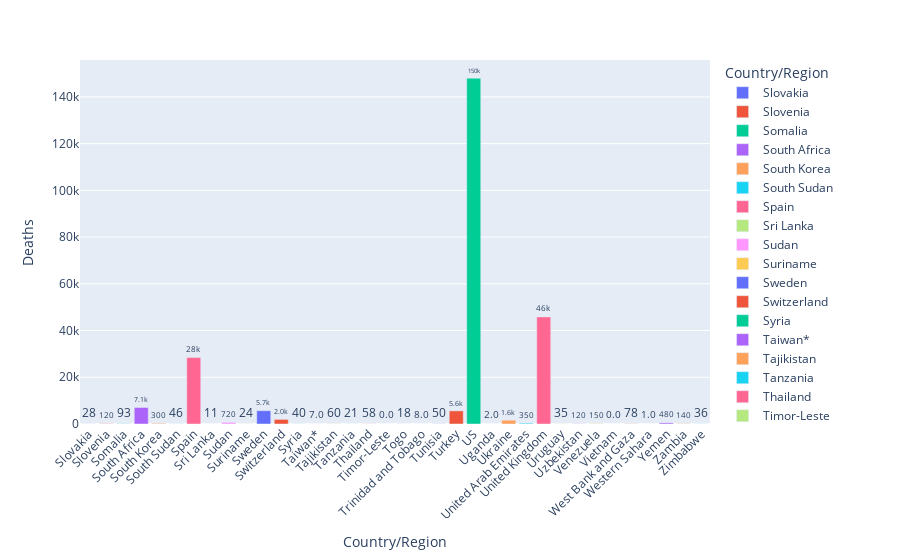

Write notebook code for a chart like this one.
### Markdown cell above
## Deaths in the rest of the countries

### Code cell
fig1 = px.bar(country_wise[151:], y='Deaths', x='Country/Region', text='Deaths', color='Country/Region')
# Put bar total value above bars with 2 values of precision
fig1.update_traces(texttemplate='%{text:.2s}', textposition='outside')
# Set fontsize and uniformtext_mode='hide' says to hide the text if it won't fit
fig1.update_layout(uniformtext_minsize=8)
# Rotate labels 45 degrees
fig1.update_layout(xaxis_tickangle=-45)
fig1

### Figure 1 — Plotly figure (JSON) as saved in the notebook; plotly's stock layout.template omitted (floating-point values rounded to 4 significant figures)
{"data": [{"alignmentgroup": "True", "hovertemplate": "Country/Region=%{x}<br>Deaths=%{text}<extra></extra>", "legendgroup": "Slovakia", "marker": {"color": "#636efa", "pattern": {"shape": ""}}, "name": "Slovakia", "offsetgroup": "Slovakia", "orientation": "v", "showlegend": true, "text": [28], "textposition": "outside", "texttemplate": "%{text:.2s}", "type": "bar", "x": ["Slovakia"], "xaxis": "x", "y": [28], "yaxis": "y"}, {"alignmentgroup": "True", "hovertemplate": "Country/Region=%{x}<br>Deaths=%{text}<extra></extra>", "legendgroup": "Slovenia", "marker": {"color": "#EF553B", "pattern": {"shape": ""}}, "name": "Slovenia", "offsetgroup": "Slovenia", "orientation": "v", "showlegend": true, "text": [116], "textposition": "outside", "texttemplate": "%{text:.2s}", "type": "bar", "x": ["Slovenia"], "xaxis": "x", "y": [116], "yaxis": "y"}, {"alignmentgroup": "True", "hovertemplate": "Country/Region=%{x}<br>Deaths=%{text}<extra></extra>", "legendgroup": "Somalia", "marker": {"color": "#00cc96", "pattern": {"shape": ""}}, "name": "Somalia", "offsetgroup": "Somalia", "orientation": "v", "showlegend": true, "text": [93], "textposition": "outside", "texttemplate": "%{text:.2s}", "type": "bar", "x": ["Somalia"], "xaxis": "x", "y": [93], "yaxis": "y"}, {"alignmentgroup": "True", "hovertemplate": "Country/Region=%{x}<br>Deaths=%{text}<extra></extra>", "legendgroup": "South Africa", "marker": {"color": "#ab63fa", "pattern": {"shape": ""}}, "name": "South Africa", "offsetgroup": "South Africa", "orientation": "v", "showlegend": true, "text": [7067], "textposition": "outside", "texttemplate": "%{text:.2s}", "type": "bar", "x": ["South Africa"], "xaxis": "x", "y": [7067], "yaxis": "y"}, {"alignmentgroup": "True", "hovertemplate": "Country/Region=%{x}<br>Deaths=%{text}<extra></extra>", "legendgroup": "South Korea", "marker": {"color": "#FFA15A", "pattern": {"shape": ""}}, "name": "South Korea", "offsetgroup": "South Korea", "orientation": "v", "showlegend": true, "text": [300], "textposition": "outside", "texttemplate": "%{text:.2s}", "type": "bar", "x": ["South Korea"], "xaxis": "x", "y": [300], "yaxis": "y"}, {"alignmentgroup": "True", "hovertemplate": "Country/Region=%{x}<br>Deaths=%{text}<extra></extra>", "legendgroup": "South Sudan", "marker": {"color": "#19d3f3", "pattern": {"shape": ""}}, "name": "South Sudan", "offsetgroup": "South Sudan", "orientation": "v", "showlegend": true, "text": [46], "textposition": "outside", "texttemplate": "%{text:.2s}", "type": "bar", "x": ["South Sudan"], "xaxis": "x", "y": [46], "yaxis": "y"}, {"alignmentgroup": "True", "hovertemplate": "Country/Region=%{x}<br>Deaths=%{text}<extra></extra>", "legendgroup": "Spain", "marker": {"color": "#FF6692", "pattern": {"shape": ""}}, "name": "Spain", "offsetgroup": "Spain", "orientation": "v", "showlegend": true, "text": [28432], "textposition": "outside", "texttemplate": "%{text:.2s}", "type": "bar", "x": ["Spain"], "xaxis": "x", "y": [28432], "yaxis": "y"}, {"alignmentgroup": "True", "hovertemplate": "Country/Region=%{x}<br>Deaths=%{text}<extra></extra>", "legendgroup": "Sri Lanka", "marker": {"color": "#B6E880", "pattern": {"shape": ""}}, "name": "Sri Lanka", "offsetgroup": "Sri Lanka", "orientation": "v", "showlegend": true, "text": [11], "textposition": "outside", "texttemplate": "%{text:.2s}", "type": "bar", "x": ["Sri Lanka"], "xaxis": "x", "y": [11], "yaxis": "y"}, {"alignmentgroup": "True", "hovertemplate": "Country/Region=%{x}<br>Deaths=%{text}<extra></extra>", "legendgroup": "Sudan", "marker": {"color": "#FF97FF", "pattern": {"shape": ""}}, "name": "Sudan", "offsetgroup": "Sudan", "orientation": "v", "showlegend": true, "text": [720], "textposition": "outside", "texttemplate": "%{text:.2s}", "type": "bar", "x": ["Sudan"], "xaxis": "x", "y": [720], "yaxis": "y"}, {"alignmentgroup": "True", "hovertemplate": "Country/Region=%{x}<br>Deaths=%{text}<extra></extra>", "legendgroup": "Suriname", "marker": {"color": "#FECB52", "pattern": {"shape": ""}}, "name": "Suriname", "offsetgroup": "Suriname", "orientation": "v", "showlegend": true, "text": [24], "textposition": "outside", "texttemplate": "%{text:.2s}", "type": "bar", "x": ["Suriname"], "xaxis": "x", "y": [24], "yaxis": "y"}, {"alignmentgroup": "True", "hovertemplate": "Country/Region=%{x}<br>Deaths=%{text}<extra></extra>", "legendgroup": "Sweden", "marker": {"color": "#636efa", "pattern": {"shape": ""}}, "name": "Sweden", "offsetgroup": "Sweden", "orientation": "v", "showlegend": true, "text": [5700], "textposition": "outside", "texttemplate": "%{text:.2s}", "type": "bar", "x": ["Sweden"], "xaxis": "x", "y": [5700], "yaxis": "y"}, {"alignmentgroup": "True", "hovertemplate": "Country/Region=%{x}<br>Deaths=%{text}<extra></extra>", "legendgroup": "Switzerland", "marker": {"color": "#EF553B", "pattern": {"shape": ""}}, "name": "Switzerland", "offsetgroup": "Switzerland", "orientation": "v", "showlegend": true, "text": [1978], "textposition": "outside", "texttemplate": "%{text:.2s}", "type": "bar", "x": ["Switzerland"], "xaxis": "x", "y": [1978], "yaxis": "y"}, {"alignmentgroup": "True", "hovertemplate": "Country/Region=%{x}<br>Deaths=%{text}<extra></extra>", "legendgroup": "Syria", "marker": {"color": "#00cc96", "pattern": {"shape": ""}}, "name": "Syria", "offsetgroup": "Syria", "orientation": "v", "showlegend": true, "text": [40], "textposition": "outside", "texttemplate": "%{text:.2s}", "type": "bar", "x": ["Syria"], "xaxis": "x", "y": [40], "yaxis": "y"}, {"alignmentgroup": "True", "hovertemplate": "Country/Region=%{x}<br>Deaths=%{text}<extra></extra>", "legendgroup": "Taiwan*", "marker": {"color": "#ab63fa", "pattern": {"shape": ""}}, "name": "Taiwan*", "offsetgroup": "Taiwan*", "orientation": "v", "showlegend": true, "text": [7], "textposition": "outside", "texttemplate": "%{text:.2s}", "type": "bar", "x": ["Taiwan*"], "xaxis": "x", "y": [7], "yaxis": "y"}, {"alignmentgroup": "True", "hovertemplate": "Country/Region=%{x}<br>Deaths=%{text}<extra></extra>", "legendgroup": "Tajikistan", "marker": {"color": "#FFA15A", "pattern": {"shape": ""}}, "name": "Tajikistan", "offsetgroup": "Tajikistan", "orientation": "v", "showlegend": true, "text": [60], "textposition": "outside", "texttemplate": "%{text:.2s}", "type": "bar", "x": ["Tajikistan"], "xaxis": "x", "y": [60], "yaxis": "y"}, {"alignmentgroup": "True", "hovertemplate": "Country/Region=%{x}<br>Deaths=%{text}<extra></extra>", "legendgroup": "Tanzania", "marker": {"color": "#19d3f3", "pattern": {"shape": ""}}, "name": "Tanzania", "offsetgroup": "Tanzania", "orientation": "v", "showlegend": true, "text": [21], "textposition": "outside", "texttemplate": "%{text:.2s}", "type": "bar", "x": ["Tanzania"], "xaxis": "x", "y": [21], "yaxis": "y"}, {"alignmentgroup": "True", "hovertemplate": "Country/Region=%{x}<br>Deaths=%{text}<extra></extra>", "legendgroup": "Thailand", "marker": {"color": "#FF6692", "pattern": {"shape": ""}}, "name": "Thailand", "offsetgroup": "Thailand", "orientation": "v", "showlegend": true, "text": [58], "textposition": "outside", "texttemplate": "%{text:.2s}", "type": "bar", "x": ["Thailand"], "xaxis": "x", "y": [58], "yaxis": "y"}, {"alignmentgroup": "True", "hovertemplate": "Country/Region=%{x}<br>Deaths=%{text}<extra></extra>", "legendgroup": "Timor-Leste", "marker": {"color": "#B6E880", "pattern": {"shape": ""}}, "name": "Timor-Leste", "offsetgroup": "Timor-Leste", "orientation": "v", "showlegend": true, "text": [0], "textposition": "outside", "texttemplate": "%{text:.2s}", "type": "bar", "x": ["Timor-Leste"], "xaxis": "x", "y": [0], "yaxis": "y"}, {"alignmentgroup": "True", "hovertemplate": "Country/Region=%{x}<br>Deaths=%{text}<extra></extra>", "legendgroup": "Togo", "marker": {"color": "#FF97FF", "pattern": {"shape": ""}}, "name": "Togo", "offsetgroup": "Togo", "orientation": "v", "showlegend": true, "text": [18], "textposition": "outside", "texttemplate": "%{text:.2s}", "type": "bar", "x": ["Togo"], "xaxis": "x", "y": [18], "yaxis": "y"}, {"alignmentgroup": "True", "hovertemplate": "Country/Region=%{x}<br>Deaths=%{text}<extra></extra>", "legendgroup": "Trinidad and Tobago", "marker": {"color": "#FECB52", "pattern": {"shape": ""}}, "name": "Trinidad and Tobago", "offsetgroup": "Trinidad and Tobago", "orientation": "v", "showlegend": true, "text": [8], "textposition": "outside", "texttemplate": "%{text:.2s}", "type": "bar", "x": ["Trinidad and Tobago"], "xaxis": "x", "y": [8], "yaxis": "y"}, {"alignmentgroup": "True", "hovertemplate": "Country/Region=%{x}<br>Deaths=%{text}<extra></extra>", "legendgroup": "Tunisia", "marker": {"color": "#636efa", "pattern": {"shape": ""}}, "name": "Tunisia", "offsetgroup": "Tunisia", "orientation": "v", "showlegend": true, "text": [50], "textposition": "outside", "texttemplate": "%{text:.2s}", "type": "bar", "x": ["Tunisia"], "xaxis": "x", "y": [50], "yaxis": "y"}, {"alignmentgroup": "True", "hovertemplate": "Country/Region=%{x}<br>Deaths=%{text}<extra></extra>", "legendgroup": "Turkey", "marker": {"color": "#EF553B", "pattern": {"shape": ""}}, "name": "Turkey", "offsetgroup": "Turkey", "orientation": "v", "showlegend": true, "text": [5630], "textposition": "outside", "texttemplate": "%{text:.2s}", "type": "bar", "x": ["Turkey"], "xaxis": "x", "y": [5630], "yaxis": "y"}, {"alignmentgroup": "True", "hovertemplate": "Country/Region=%{x}<br>Deaths=%{text}<extra></extra>", "legendgroup": "US", "marker": {"color": "#00cc96", "pattern": {"shape": ""}}, "name": "US", "offsetgroup": "US", "orientation": "v", "showlegend": true, "text": [148011], "textposition": "outside", "texttemplate": "%{text:.2s}", "type": "bar", "x": ["US"], "xaxis": "x", "y": [148011], "yaxis": "y"}, {"alignmentgroup": "True", "hovertemplate": "Country/Region=%{x}<br>Deaths=%{text}<extra></extra>", "legendgroup": "Uganda", "marker": {"color": "#ab63fa", "pattern": {"shape": ""}}, "name": "Uganda", "offsetgroup": "Uganda", "orientation": "v", "showlegend": true, "text": [2], "textposition": "outside", "texttemplate": "%{text:.2s}", "type": "bar", "x": ["Uganda"], "xaxis": "x", "y": [2], "yaxis": "y"}, {"alignmentgroup": "True", "hovertemplate": "Country/Region=%{x}<br>Deaths=%{text}<extra></extra>", "legendgroup": "Ukraine", "marker": {"color": "#FFA15A", "pattern": {"shape": ""}}, "name": "Ukraine", "offsetgroup": "Ukraine", "orientation": "v", "showlegend": true, "text": [1636], "textposition": "outside", "texttemplate": "%{text:.2s}", "type": "bar", "x": ["Ukraine"], "xaxis": "x", "y": [1636], "yaxis": "y"}, {"alignmentgroup": "True", "hovertemplate": "Country/Region=%{x}<br>Deaths=%{text}<extra></extra>", "legendgroup": "United Arab Emirates", "marker": {"color": "#19d3f3", "pattern": {"shape": ""}}, "name": "United Arab Emirates", "offsetgroup": "United Arab Emirates", "orientation": "v", "showlegend": true, "text": [345], "textposition": "outside", "texttemplate": "%{text:.2s}", "type": "bar", "x": ["United Arab Emirates"], "xaxis": "x", "y": [345], "yaxis": "y"}, {"alignmentgroup": "True", "hovertemplate": "Country/Region=%{x}<br>Deaths=%{text}<extra></extra>", "legendgroup": "United Kingdom", "marker": {"color": "#FF6692", "pattern": {"shape": ""}}, "name": "United Kingdom", "offsetgroup": "United Kingdom", "orientation": "v", "showlegend": true, "text": [45844], "textposition": "outside", "texttemplate": "%{text:.2s}", "type": "bar", "x": ["United Kingdom"], "xaxis": "x", "y": [45844], "yaxis": "y"}, {"alignmentgroup": "True", "hovertemplate": "Country/Region=%{x}<br>Deaths=%{text}<extra></extra>", "legendgroup": "Uruguay", "marker": {"color": "#B6E880", "pattern": {"shape": ""}}, "name": "Uruguay", "offsetgroup": "Uruguay", "orientation": "v", "showlegend": true, "text": [35], "textposition": "outside", "texttemplate": "%{text:.2s}", "type": "bar", "x": ["Uruguay"], "xaxis": "x", "y": [35], "yaxis": "y"}, {"alignmentgroup": "True", "hovertemplate": "Country/Region=%{x}<br>Deaths=%{text}<extra></extra>", "legendgroup": "Uzbekistan", "marker": {"color": "#FF97FF", "pattern": {"shape": ""}}, "name": "Uzbekistan", "offsetgroup": "Uzbekistan", "orientation": "v", "showlegend": true, "text": [121], "textposition": "outside", "texttemplate": "%{text:.2s}", "type": "bar", "x": ["Uzbekistan"], "xaxis": "x", "y": [121], "yaxis": "y"}, {"alignmentgroup": "True", "hovertemplate": "Country/Region=%{x}<br>Deaths=%{text}<extra></extra>", "legendgroup": "Venezuela", "marker": {"color": "#FECB52", "pattern": {"shape": ""}}, "name": "Venezuela", "offsetgroup": "Venezuela", "orientation": "v", "showlegend": true, "text": [146], "textposition": "outside", "texttemplate": "%{text:.2s}", "type": "bar", "x": ["Venezuela"], "xaxis": "x", "y": [146], "yaxis": "y"}, {"alignmentgroup": "True", "hovertemplate": "Country/Region=%{x}<br>Deaths=%{text}<extra></extra>", "legendgroup": "Vietnam", "marker": {"color": "#636efa", "pattern": {"shape": ""}}, "name": "Vietnam", "offsetgroup": "Vietnam", "orientation": "v", "showlegend": true, "text": [0], "textposition": "outside", "texttemplate": "%{text:.2s}", "type": "bar", "x": ["Vietnam"], "xaxis": "x", "y": [0], "yaxis": "y"}, {"alignmentgroup": "True", "hovertemplate": "Country/Region=%{x}<br>Deaths=%{text}<extra></extra>", "legendgroup": "West Bank and Gaza", "marker": {"color": "#EF553B", "pattern": {"shape": ""}}, "name": "West Bank and Gaza", "offsetgroup": "West Bank and Gaza", "orientation": "v", "showlegend": true, "text": [78], "textposition": "outside", "texttemplate": "%{text:.2s}", "type": "bar", "x": ["West Bank and Gaza"], "xaxis": "x", "y": [78], "yaxis": "y"}, {"alignmentgroup": "True", "hovertemplate": "Country/Region=%{x}<br>Deaths=%{text}<extra></extra>", "legendgroup": "Western Sahara", "marker": {"color": "#00cc96", "pattern": {"shape": ""}}, "name": "Western Sahara", "offsetgroup": "Western Sahara", "orientation": "v", "showlegend": true, "text": [1], "textposition": "outside", "texttemplate": "%{text:.2s}", "type": "bar", "x": ["Western Sahara"], "xaxis": "x", "y": [1], "yaxis": "y"}, {"alignmentgroup": "True", "hovertemplate": "Country/Region=%{x}<br>Deaths=%{text}<extra></extra>", "legendgroup": "Yemen", "marker": {"color": "#ab63fa", "pattern": {"shape": ""}}, "name": "Yemen", "offsetgroup": "Yemen", "orientation": "v", "showlegend": true, "text": [483], "textposition": "outside", "texttemplate": "%{text:.2s}", "type": "bar", "x": ["Yemen"], "xaxis": "x", "y": [483], "yaxis": "y"}, {"alignmentgroup": "True", "hovertemplate": "Country/Region=%{x}<br>Deaths=%{text}<extra></extra>", "legendgroup": "Zambia", "marker": {"color": "#FFA15A", "pattern": {"shape": ""}}, "name": "Zambia", "offsetgroup": "Zambia", "orientation": "v", "showlegend": true, "text": [140], "textposition": "outside", "texttemplate": "%{text:.2s}", "type": "bar", "x": ["Zambia"], "xaxis": "x", "y": [140], "yaxis": "y"}, {"alignmentgroup": "True", "hovertemplate": "Country/Region=%{x}<br>Deaths=%{text}<extra></extra>", "legendgroup": "Zimbabwe", "marker": {"color": "#19d3f3", "pattern": {"shape": ""}}, "name": "Zimbabwe", "offsetgroup": "Zimbabwe", "orientation": "v", "showlegend": true, "text": [36], "textposition": "outside", "texttemplate": "%{text:.2s}", "type": "bar", "x": ["Zimbabwe"], "xaxis": "x", "y": [36], "yaxis": "y"}], "layout": {"barmode": "relative", "legend": {"title": {"text": "Country/Region"}, "tracegroupgap": 0}, "margin": {"t": 60}, "uniformtext": {"minsize": 8}, "xaxis": {"anchor": "y", "categoryarray": ["Slovakia", "Slovenia", "Somalia", "South Africa", "South Korea", "South Sudan", "Spain", "Sri Lanka", "Sudan", "Suriname", "Sweden", "Switzerland", "Syria", "Taiwan*", "Tajikistan", "Tanzania", "Thailand", "Timor-Leste", "Togo", "Trinidad and Tobago", "Tunisia", "Turkey", "US", "Uganda", "Ukraine", "United Arab Emirates", "United Kingdom", "Uruguay", "Uzbekistan", "Venezuela", "Vietnam", "West Bank and Gaza", "Western Sahara", "Yemen", "Zambia", "Zimbabwe"], "categoryorder": "array", "domain": [0, 1], "tickangle": -45, "title": {"text": "Country/Region"}}, "yaxis": {"anchor": "x", "domain": [0, 1], "title": {"text": "Deaths"}}}}
